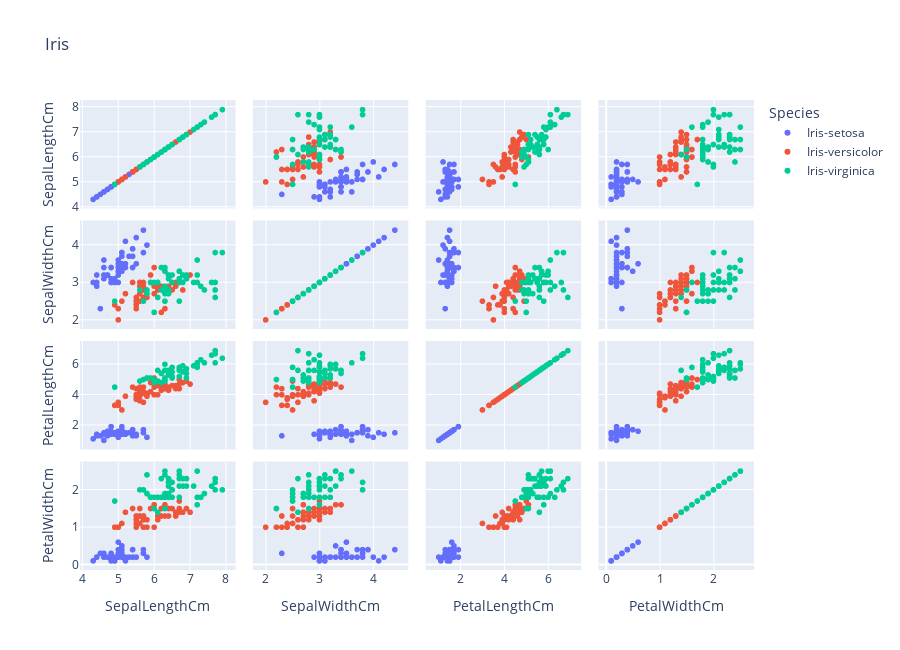

The cell this chart's notebook holds for it:
### Code cell
px.scatter_matrix(iris_df,color='Species',title='Iris',
                  dimensions=['SepalLengthCm', 'SepalWidthCm', 'PetalLengthCm', 'PetalWidthCm'],
                 height=650)

### Figure 1 — Plotly figure (JSON) as saved in the notebook; plotly's stock layout.template omitted (floating-point values rounded to 4 significant figures)
{"data": [{"dimensions": [{"axis": {"matches": true}, "label": "SepalLengthCm", "values": [5.1, 4.9, 4.7, 4.6, 5, 5.4, 4.6, 5, 4.4, 4.9, 5.4, 4.8, 4.8, 4.3, 5.8, 5.7, 5.4, 5.1, 5.7, 5.1, 5.4, 5.1, 4.6, 5.1, 4.8, 5, 5, 5.2, 5.2, 4.7, 4.8, 5.4, 5.2, 5.5, 4.9, 5, 5.5, 4.9, 4.4, 5.1, 5, 4.5, 4.4, 5, 5.1, 4.8, 5.1, 4.6, 5.3, 5]}, {"axis": {"matches": true}, "label": "SepalWidthCm", "values": [3.5, 3, 3.2, 3.1, 3.6, 3.9, 3.4, 3.4, 2.9, 3.1, 3.7, 3.4, 3, 3, 4, 4.4, 3.9, 3.5, 3.8, 3.8, 3.4, 3.7, 3.6, 3.3, 3.4, 3, 3.4, 3.5, 3.4, 3.2, 3.1, 3.4, 4.1, 4.2, 3.1, 3.2, 3.5, 3.1, 3, 3.4, 3.5, 2.3, 3.2, 3.5, 3.8, 3, 3.8, 3.2, 3.7, 3.3]}, {"axis": {"matches": true}, "label": "PetalLengthCm", "values": [1.4, 1.4, 1.3, 1.5, 1.4, 1.7, 1.4, 1.5, 1.4, 1.5, 1.5, 1.6, 1.4, 1.1, 1.2, 1.5, 1.3, 1.4, 1.7, 1.5, 1.7, 1.5, 1, 1.7, 1.9, 1.6, 1.6, 1.5, 1.4, 1.6, 1.6, 1.5, 1.5, 1.4, 1.5, 1.2, 1.3, 1.5, 1.3, 1.5, 1.3, 1.3, 1.3, 1.6, 1.9, 1.4, 1.6, 1.4, 1.5, 1.4]}, {"axis": {"matches": true}, "label": "PetalWidthCm", "values": [0.2, 0.2, 0.2, 0.2, 0.2, 0.4, 0.3, 0.2, 0.2, 0.1, 0.2, 0.2, 0.1, 0.1, 0.2, 0.4, 0.4, 0.3, 0.3, 0.3, 0.2, 0.4, 0.2, 0.5, 0.2, 0.2, 0.4, 0.2, 0.2, 0.2, 0.2, 0.4, 0.1, 0.2, 0.1, 0.2, 0.2, 0.1, 0.2, 0.2, 0.3, 0.3, 0.2, 0.6, 0.4, 0.3, 0.2, 0.2, 0.2, 0.2]}], "hoverlabel": {"namelength": 0}, "hovertemplate": "Species=Iris-setosa<br>%{xaxis.title.text}=%{x}<br>%{yaxis.title.text}=%{y}", "legendgroup": "Iris-setosa", "marker": {"color": "#636efa", "symbol": "circle"}, "name": "Iris-setosa", "showlegend": true, "type": "splom"}, {"dimensions": [{"axis": {"matches": true}, "label": "SepalLengthCm", "values": [7, 6.4, 6.9, 5.5, 6.5, 5.7, 6.3, 4.9, 6.6, 5.2, 5, 5.9, 6, 6.1, 5.6, 6.7, 5.6, 5.8, 6.2, 5.6, 5.9, 6.1, 6.3, 6.1, 6.4, 6.6, 6.8, 6.7, 6, 5.7, 5.5, 5.5, 5.8, 6, 5.4, 6, 6.7, 6.3, 5.6, 5.5, 5.5, 6.1, 5.8, 5, 5.6, 5.7, 5.7, 6.2, 5.1, 5.7]}, {"axis": {"matches": true}, "label": "SepalWidthCm", "values": [3.2, 3.2, 3.1, 2.3, 2.8, 2.8, 3.3, 2.4, 2.9, 2.7, 2, 3, 2.2, 2.9, 2.9, 3.1, 3, 2.7, 2.2, 2.5, 3.2, 2.8, 2.5, 2.8, 2.9, 3, 2.8, 3, 2.9, 2.6, 2.4, 2.4, 2.7, 2.7, 3, 3.4, 3.1, 2.3, 3, 2.5, 2.6, 3, 2.6, 2.3, 2.7, 3, 2.9, 2.9, 2.5, 2.8]}, {"axis": {"matches": true}, "label": "PetalLengthCm", "values": [4.7, 4.5, 4.9, 4, 4.6, 4.5, 4.7, 3.3, 4.6, 3.9, 3.5, 4.2, 4, 4.7, 3.6, 4.4, 4.5, 4.1, 4.5, 3.9, 4.8, 4, 4.9, 4.7, 4.3, 4.4, 4.8, 5, 4.5, 3.5, 3.8, 3.7, 3.9, 5.1, 4.5, 4.5, 4.7, 4.4, 4.1, 4, 4.4, 4.6, 4, 3.3, 4.2, 4.2, 4.2, 4.3, 3, 4.1]}, {"axis": {"matches": true}, "label": "PetalWidthCm", "values": [1.4, 1.5, 1.5, 1.3, 1.5, 1.3, 1.6, 1, 1.3, 1.4, 1, 1.5, 1, 1.4, 1.3, 1.4, 1.5, 1, 1.5, 1.1, 1.8, 1.3, 1.5, 1.2, 1.3, 1.4, 1.4, 1.7, 1.5, 1, 1.1, 1, 1.2, 1.6, 1.5, 1.6, 1.5, 1.3, 1.3, 1.3, 1.2, 1.4, 1.2, 1, 1.3, 1.2, 1.3, 1.3, 1.1, 1.3]}], "hoverlabel": {"namelength": 0}, "hovertemplate": "Species=Iris-versicolor<br>%{xaxis.title.text}=%{x}<br>%{yaxis.title.text}=%{y}", "legendgroup": "Iris-versicolor", "marker": {"color": "#EF553B", "symbol": "circle"}, "name": "Iris-versicolor", "showlegend": true, "type": "splom"}, {"dimensions": [{"axis": {"matches": true}, "label": "SepalLengthCm", "values": [6.3, 5.8, 7.1, 6.3, 6.5, 7.6, 4.9, 7.3, 6.7, 7.2, 6.5, 6.4, 6.8, 5.7, 5.8, 6.4, 6.5, 7.7, 7.7, 6, 6.9, 5.6, 7.7, 6.3, 6.7, 7.2, 6.2, 6.1, 6.4, 7.2, 7.4, 7.9, 6.4, 6.3, 6.1, 7.7, 6.3, 6.4, 6, 6.9, 6.7, 6.9, 5.8, 6.8, 6.7, 6.7, 6.3, 6.5, 6.2, 5.9]}, {"axis": {"matches": true}, "label": "SepalWidthCm", "values": [3.3, 2.7, 3, 2.9, 3, 3, 2.5, 2.9, 2.5, 3.6, 3.2, 2.7, 3, 2.5, 2.8, 3.2, 3, 3.8, 2.6, 2.2, 3.2, 2.8, 2.8, 2.7, 3.3, 3.2, 2.8, 3, 2.8, 3, 2.8, 3.8, 2.8, 2.8, 2.6, 3, 3.4, 3.1, 3, 3.1, 3.1, 3.1, 2.7, 3.2, 3.3, 3, 2.5, 3, 3.4, 3]}, {"axis": {"matches": true}, "label": "PetalLengthCm", "values": [6, 5.1, 5.9, 5.6, 5.8, 6.6, 4.5, 6.3, 5.8, 6.1, 5.1, 5.3, 5.5, 5, 5.1, 5.3, 5.5, 6.7, 6.9, 5, 5.7, 4.9, 6.7, 4.9, 5.7, 6, 4.8, 4.9, 5.6, 5.8, 6.1, 6.4, 5.6, 5.1, 5.6, 6.1, 5.6, 5.5, 4.8, 5.4, 5.6, 5.1, 5.1, 5.9, 5.7, 5.2, 5, 5.2, 5.4, 5.1]}, {"axis": {"matches": true}, "label": "PetalWidthCm", "values": [2.5, 1.9, 2.1, 1.8, 2.2, 2.1, 1.7, 1.8, 1.8, 2.5, 2, 1.9, 2.1, 2, 2.4, 2.3, 1.8, 2.2, 2.3, 1.5, 2.3, 2, 2, 1.8, 2.1, 1.8, 1.8, 1.8, 2.1, 1.6, 1.9, 2, 2.2, 1.5, 1.4, 2.3, 2.4, 1.8, 1.8, 2.1, 2.4, 2.3, 1.9, 2.3, 2.5, 2.3, 1.9, 2, 2.3, 1.8]}], "hoverlabel": {"namelength": 0}, "hovertemplate": "Species=Iris-virginica<br>%{xaxis.title.text}=%{x}<br>%{yaxis.title.text}=%{y}", "legendgroup": "Iris-virginica", "marker": {"color": "#00cc96", "symbol": "circle"}, "name": "Iris-virginica", "showlegend": true, "type": "splom"}], "layout": {"dragmode": "select", "height": 650, "legend": {"title": {"text": "Species"}, "tracegroupgap": 0}, "title": {"text": "Iris"}}}
